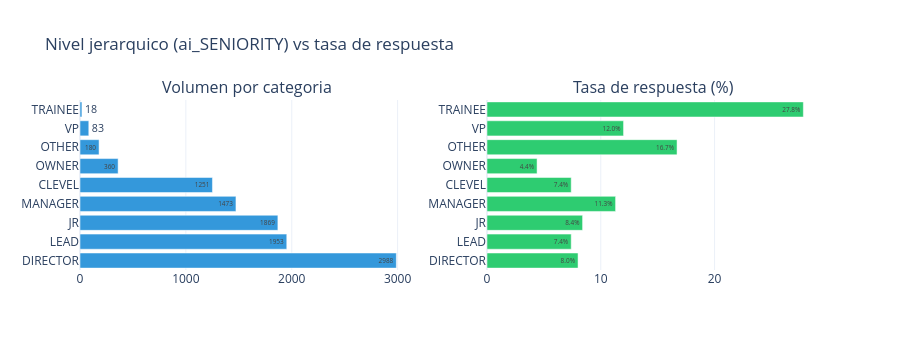

Here is the notebook cell this chart was saved with:
### Markdown cell above
### 2.4.1 ai_SENIORITY (nivel jerarquico)

### Code cell
plot_categorical_comparison(df, 'ai_SENIORITY',
                           title='Nivel jerarquico (ai_SENIORITY) vs tasa de respuesta')

### Figure 1 — Plotly figure (JSON) as saved in the notebook; plotly's stock layout.template omitted (floating-point values rounded to 4 significant figures)
{"data": [{"marker": {"color": "#3498db"}, "name": "Total", "orientation": "h", "text": [2988.0, 1953.0, 1869.0, 1473.0, 1251.0, 360.0, 180.0, 83.0, 18.0], "textposition": "auto", "type": "bar", "x": [2988, 1953, 1869, 1473, 1251, 360, 180, 83, 18], "xaxis": "x", "y": ["DIRECTOR", "LEAD", "JR", "MANAGER", "CLEVEL", "OWNER", "OTHER", "VP", "TRAINEE"], "yaxis": "y"}, {"marker": {"color": "#2ecc71"}, "name": "Tasa respuesta", "orientation": "h", "text": ["8.0%", "7.4%", "8.4%", "11.3%", "7.4%", "4.4%", "16.7%", "12.0%", "27.8%"], "textposition": "auto", "type": "bar", "x": [8.0, 7.4, 8.4, 11.3, 7.4, 4.4, 16.7, 12.0, 27.8], "xaxis": "x2", "y": ["DIRECTOR", "LEAD", "JR", "MANAGER", "CLEVEL", "OWNER", "OTHER", "VP", "TRAINEE"], "yaxis": "y2"}], "layout": {"annotations": [{"font": {"size": 16}, "showarrow": false, "text": "Volumen por categoria", "x": 0.225, "xanchor": "center", "xref": "paper", "y": 1.0, "yanchor": "bottom", "yref": "paper"}, {"font": {"size": 16}, "showarrow": false, "text": "Tasa de respuesta (%)", "x": 0.775, "xanchor": "center", "xref": "paper", "y": 1.0, "yanchor": "bottom", "yref": "paper"}], "height": 350, "showlegend": false, "title": {"text": "Nivel jerarquico (ai_SENIORITY) vs tasa de respuesta"}, "xaxis": {"anchor": "y", "domain": [0.0, 0.45]}, "xaxis2": {"anchor": "y2", "domain": [0.55, 1.0]}, "yaxis": {"anchor": "x", "domain": [0.0, 1.0]}, "yaxis2": {"anchor": "x2", "domain": [0.0, 1.0]}}}
